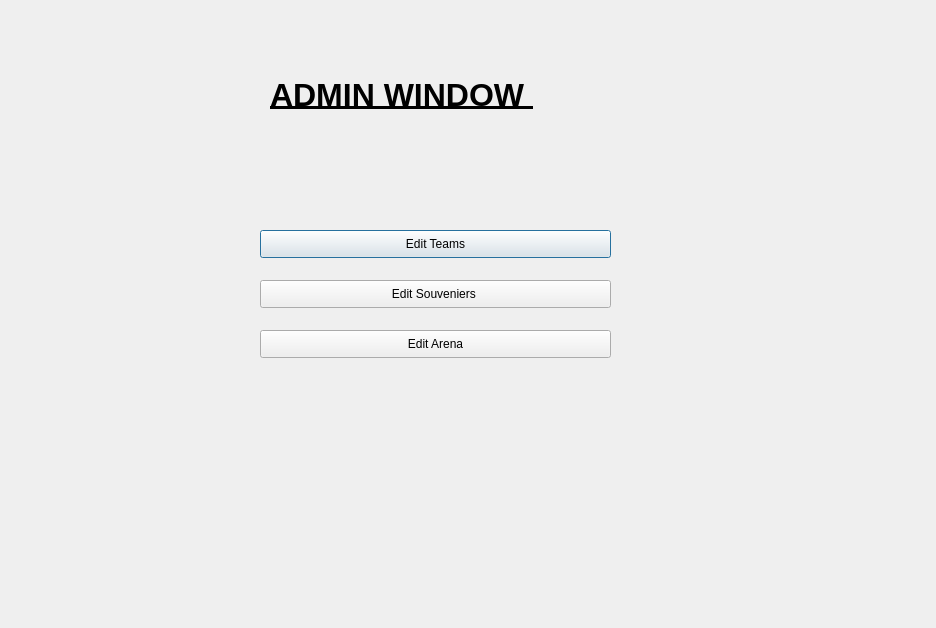
<?xml version="1.0" encoding="UTF-8"?>
<ui version="4.0">
 <class>admin</class>
 <widget class="QDialog" name="admin">
  <property name="geometry">
   <rect>
    <x>0</x>
    <y>0</y>
    <width>936</width>
    <height>628</height>
   </rect>
  </property>
  <property name="windowTitle">
   <string>Dialog</string>
  </property>
  <widget class="QLabel" name="label">
   <property name="geometry">
    <rect>
     <x>270</x>
     <y>60</y>
     <width>471</width>
     <height>71</height>
    </rect>
   </property>
   <property name="text">
    <string>&lt;html&gt;&lt;head/&gt;&lt;body&gt;&lt;p&gt;&lt;span style=&quot; font-size:24pt; font-weight:600; text-decoration: underline;&quot;&gt;ADMIN WINDOW &lt;/span&gt;&lt;/p&gt;&lt;/body&gt;&lt;/html&gt;</string>
   </property>
  </widget>
  <widget class="QPushButton" name="Edit_Teams_Button">
   <property name="geometry">
    <rect>
     <x>260</x>
     <y>230</y>
     <width>351</width>
     <height>28</height>
    </rect>
   </property>
   <property name="text">
    <string>Edit Teams</string>
   </property>
  </widget>
  <widget class="QPushButton" name="Edit_Souvenirs_Button">
   <property name="geometry">
    <rect>
     <x>260</x>
     <y>280</y>
     <width>351</width>
     <height>28</height>
    </rect>
   </property>
   <property name="text">
    <string>Edit Souveniers </string>
   </property>
  </widget>
  <widget class="QPushButton" name="Edit_Arena_Button">
   <property name="geometry">
    <rect>
     <x>260</x>
     <y>330</y>
     <width>351</width>
     <height>28</height>
    </rect>
   </property>
   <property name="text">
    <string>Edit Arena</string>
   </property>
  </widget>
 </widget>
 <resources/>
 <connections/>
</ui>
